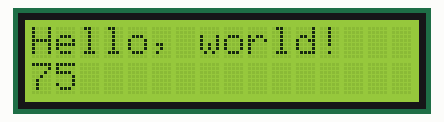
Simulated run of this sketch. Board: Arduino Uno, built with avr-gcc and run on an emulated ATmega328P. Shown: 16×2 character LCD.

Above: at 0.13 s.
At 5.04 s:
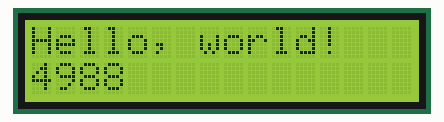
At 10.07 s:
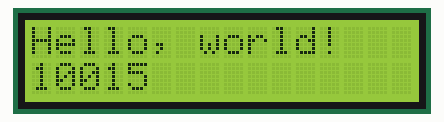
At 20.0 s:
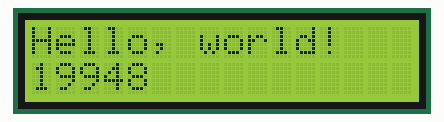
At 29.93 s:
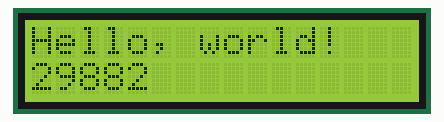
At 39.87 s:
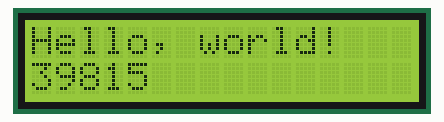

The sketch:

lcd.ino
```cpp
/* 15. LCD screen I2C
      https://lastminuteengineers.com/i2c-lcd-arduino-tutorial
*/
#include <LiquidCrystal_I2C.h>

LiquidCrystal_I2C lcd(0x27, 16, 2);     // addr, chars, rows

void setup() {
  lcd.init();
  lcd.backlight();
  lcd.print("Hello, world!");
}

void loop() {
  lcd.setCursor(0, 1);
  lcd.print(millis());
  delay(100);
}
```
